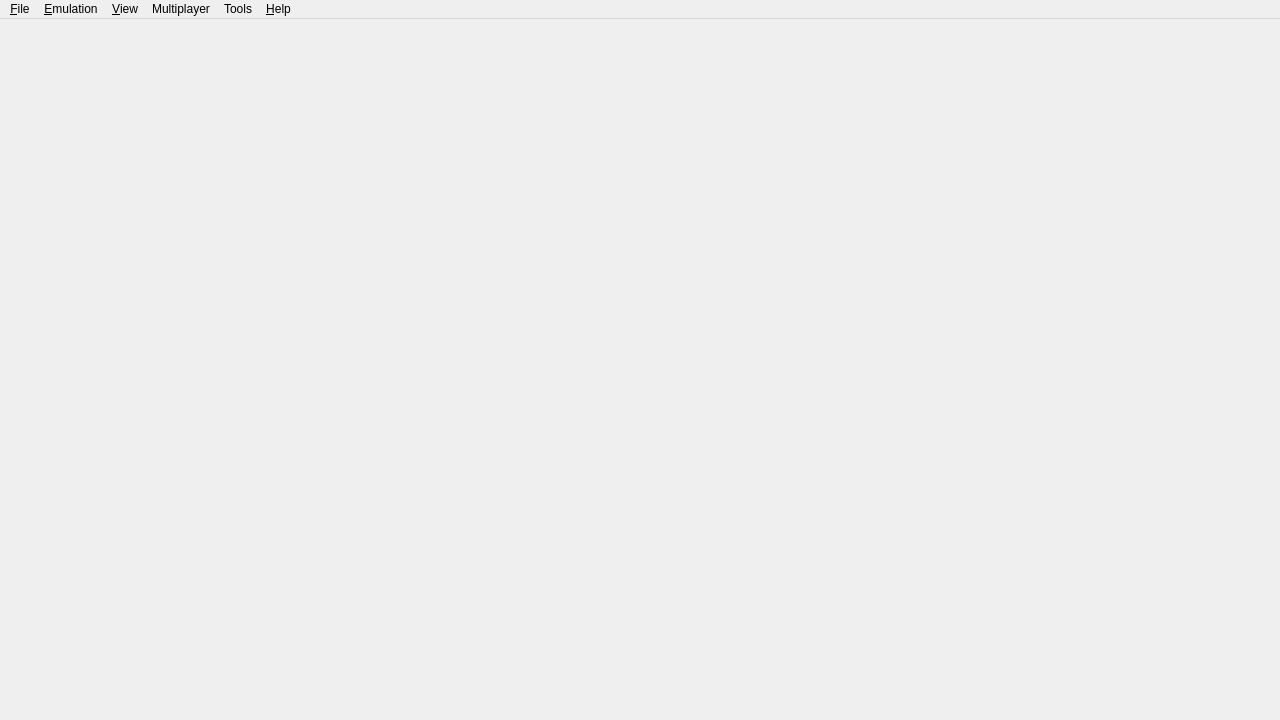
<?xml version="1.0" encoding="UTF-8"?>
<ui version="4.0">
 <class>MainWindow</class>
 <widget class="QMainWindow" name="MainWindow">
  <property name="geometry">
   <rect>
    <x>0</x>
    <y>0</y>
    <width>1280</width>
    <height>720</height>
   </rect>
  </property>
  <property name="windowTitle">
   <string>yuzu</string>
  </property>
  <property name="windowIcon">
   <iconset>
    <normaloff>../dist/yuzu.ico</normaloff>../dist/yuzu.ico</iconset>
  </property>
  <property name="tabShape">
   <enum>QTabWidget::Rounded</enum>
  </property>
  <property name="dockNestingEnabled">
   <bool>true</bool>
  </property>
  <widget class="QWidget" name="centralwidget">
   <layout class="QHBoxLayout" name="horizontalLayout">
    <property name="leftMargin">
     <number>0</number>
    </property>
    <property name="topMargin">
     <number>0</number>
    </property>
    <property name="rightMargin">
     <number>0</number>
    </property>
    <property name="bottomMargin">
     <number>0</number>
    </property>
   </layout>
  </widget>
  <widget class="QMenuBar" name="menubar">
   <property name="geometry">
    <rect>
     <x>0</x>
     <y>0</y>
     <width>1280</width>
     <height>21</height>
    </rect>
   </property>
   <widget class="QMenu" name="menu_File">
    <property name="title">
     <string>&amp;File</string>
    </property>
    <widget class="QMenu" name="menu_recent_files">
     <property name="title">
      <string>Recent Files</string>
     </property>
    </widget>
    <addaction name="action_Install_File_NAND"/>
    <addaction name="separator"/>
    <addaction name="action_Load_File"/>
    <addaction name="action_Load_Folder"/>
    <addaction name="separator"/>
    <addaction name="menu_recent_files"/>
    <addaction name="separator"/>
    <addaction name="separator"/>
    <addaction name="action_Load_Amiibo"/>
    <addaction name="separator"/>
    <addaction name="action_Open_yuzu_Folder"/>
    <addaction name="separator"/>
    <addaction name="action_Exit"/>
   </widget>
   <widget class="QMenu" name="menu_Emulation">
    <property name="title">
     <string>&amp;Emulation</string>
    </property>
    <addaction name="action_Start"/>
    <addaction name="action_Pause"/>
    <addaction name="action_Stop"/>
    <addaction name="action_Restart"/>
    <addaction name="separator"/>
    <addaction name="action_Configure"/>
    <addaction name="action_Configure_Current_Game"/>
   </widget>
   <widget class="QMenu" name="menu_View">
    <property name="title">
     <string>&amp;View</string>
    </property>
    <widget class="QMenu" name="menu_View_Debugging">
     <property name="title">
      <string>Debugging</string>
     </property>
    </widget>
    <addaction name="action_Fullscreen"/>
    <addaction name="action_Single_Window_Mode"/>
    <addaction name="action_Display_Dock_Widget_Headers"/>
    <addaction name="action_Show_Filter_Bar"/>
    <addaction name="action_Show_Status_Bar"/>
    <addaction name="action_Reset_Window_Size"/>
    <addaction name="separator"/>
    <addaction name="menu_View_Debugging"/>
   </widget>
   <widget class="QMenu" name="menu_Tools">
    <property name="title">
     <string>Tools</string>
    </property>
    <addaction name="action_Rederive"/>
    <addaction name="separator"/>
    <addaction name="action_Capture_Screenshot"/>
   </widget>
   <widget class="QMenu" name="menu_Help">
    <property name="title">
     <string>&amp;Help</string>
    </property>
    <addaction name="action_Report_Compatibility"/>
    <addaction name="action_Open_Mods_Page"/>
    <addaction name="action_Open_Quickstart_Guide"/>
    <addaction name="action_Open_FAQ"/>
    <addaction name="separator"/>
    <addaction name="action_About"/>
   </widget>
   <widget class="QMenu" name="menuMultiplayer">
    <property name="title">
     <string>Multiplayer</string>
    </property>
    <addaction name="action_Open_Friend_List"/>
   </widget>
   <addaction name="menu_File"/>
   <addaction name="menu_Emulation"/>
   <addaction name="menu_View"/>
   <addaction name="menuMultiplayer"/>
   <addaction name="menu_Tools"/>
   <addaction name="menu_Help"/>
  </widget>
  <action name="action_Install_File_NAND">
   <property name="enabled">
    <bool>true</bool>
   </property>
   <property name="text">
    <string>Install Files to NAND...</string>
   </property>
  </action>
  <action name="action_Load_File">
   <property name="text">
    <string>Load File...</string>
   </property>
  </action>
  <action name="action_Load_Folder">
   <property name="text">
    <string>Load Folder...</string>
   </property>
  </action>
  <action name="action_Exit">
   <property name="text">
    <string>E&amp;xit</string>
   </property>
  </action>
  <action name="action_Start">
   <property name="enabled">
    <bool>false</bool>
   </property>
   <property name="text">
    <string>&amp;Start</string>
   </property>
  </action>
  <action name="action_Pause">
   <property name="enabled">
    <bool>false</bool>
   </property>
   <property name="text">
    <string>&amp;Pause</string>
   </property>
  </action>
  <action name="action_Stop">
   <property name="enabled">
    <bool>false</bool>
   </property>
   <property name="text">
    <string>&amp;Stop</string>
   </property>
  </action>
  <action name="action_Rederive">
   <property name="text">
    <string>Reinitialize keys...</string>
   </property>
  </action>
  <action name="action_About">
   <property name="text">
    <string>About yuzu</string>
   </property>
  </action>
  <action name="action_Single_Window_Mode">
   <property name="checkable">
    <bool>true</bool>
   </property>
   <property name="text">
    <string>Single Window Mode</string>
   </property>
  </action>
  <action name="action_Configure">
   <property name="text">
    <string>Configure...</string>
   </property>
  </action>
  <action name="action_Display_Dock_Widget_Headers">
   <property name="checkable">
    <bool>true</bool>
   </property>
   <property name="text">
    <string>Display Dock Widget Headers</string>
   </property>
  </action>
  <action name="action_Show_Filter_Bar">
   <property name="checkable">
    <bool>true</bool>
   </property>
   <property name="text">
    <string>Show Filter Bar</string>
   </property>
  </action>
  <action name="action_Show_Status_Bar">
   <property name="checkable">
    <bool>true</bool>
   </property>
   <property name="text">
    <string>Show Status Bar</string>
   </property>
  </action>
  <action name="action_Reset_Window_Size">
   <property name="text">
    <string>Reset Window Size</string>
   </property>
  </action>
  <action name="action_Fullscreen">
   <property name="checkable">
    <bool>true</bool>
   </property>
   <property name="text">
    <string>Fullscreen</string>
   </property>
  </action>
  <action name="action_Restart">
   <property name="enabled">
    <bool>false</bool>
   </property>
   <property name="text">
    <string>Restart</string>
   </property>
  </action>
  <action name="action_Load_Amiibo">
   <property name="enabled">
    <bool>false</bool>
   </property>
   <property name="text">
    <string>Load Amiibo...</string>
   </property>
  </action>
  <action name="action_Report_Compatibility">
   <property name="enabled">
    <bool>false</bool>
   </property>
   <property name="text">
    <string>Report Compatibility</string>
   </property>
   <property name="visible">
    <bool>false</bool>
   </property>
  </action>
  <action name="action_Open_Mods_Page">
   <property name="text">
    <string>Open Mods Page</string>
   </property>
  </action>
  <action name="action_Open_Quickstart_Guide">
   <property name="text">
    <string>Open Quickstart Guide</string>
   </property>
  </action>
  <action name="action_Open_FAQ">
   <property name="text">
    <string>FAQ</string>
   </property>
  </action>
  <action name="action_Open_yuzu_Folder">
   <property name="text">
    <string>Open yuzu Folder</string>
   </property>
  </action>
  <action name="action_Capture_Screenshot">
   <property name="enabled">
    <bool>false</bool>
   </property>
   <property name="text">
    <string>Capture Screenshot</string>
   </property>
  </action>
  <action name="action_Configure_Current_Game">
   <property name="enabled">
    <bool>false</bool>
   </property>
   <property name="text">
    <string>Configure Current Game...</string>
   </property>
  </action>
  <action name="action_Airplane_Mode">
   <property name="checkable">
    <bool>true</bool>
   </property>
   <property name="text">
    <string>Airplane Mode</string>
   </property>
  </action>
  <action name="action_Open_Friend_List">
   <property name="text">
    <string>Open Friend List</string>
   </property>
  </action>
  <action name="action_Multiplayer_Configure">
   <property name="text">
    <string>Configure</string>
   </property>
  </action>
 </widget>
 <resources/>
 <connections/>
</ui>
